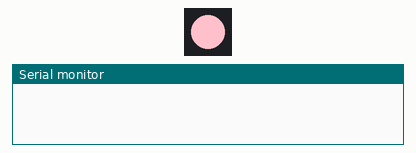
A sketch run on a simulated Arduino Uno, built with avr-gcc and run on an emulated ATmega328P. On the bench: 1 RGB LEDs in strip order, left to right, the last lines printed to the serial monitor.

Above: at 0.15 s.
At 9.45 s:
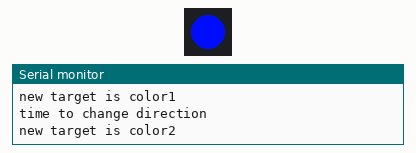
At 18.45 s:
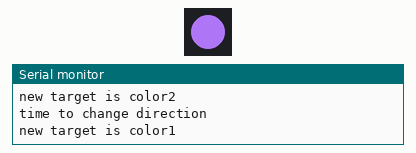
At 39.76 s:
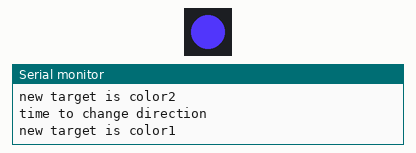
Timing chart, 0 to 40.0 s (numbered marks = the images above):
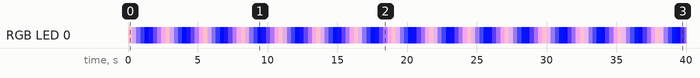

Measured:
- by itself, RGB LED 0: off → RGB(255, 192, 203) at 0.00 s, → RGB(189, 148, 214) 0.30 s later, → RGB(117, 100, 226) 0.30 s later, → RGB(51, 56, 237) 0.30 s later, … (134 changes in this stretch)

The sketch:

07_led_animations.ino
```cpp
/*
   The following code demonstrates how to create beautiful
	 asynchronous LEDs fading animations.

   STEPS:
   -make sure you connected your chainable LED
     to the right pin on your Seeeduino Lotus board

*/

#include <FastLED.h>

//connections
#define DATA_PIN 5
#define CLOCK_PIN 4

//how many leds
#define NUM_LEDS 1

//an array to hold the led data
CRGB leds[NUM_LEDS];

//we offer multiple types of animation
enum animationType{
  CROSSFADE,
  BLINK,
  RAINBOW,
  NONE
};

// asynchronous fading
int fadeDuration=0;
long lastLedUpdateTime = 0;
int fadeSteps = 0;
long fadeUpdateInterval=0;

int red_direction=1;
int green_direction=1;
int blue_direction=1;

int red_amount;
int green_amount;
int blue_amount;

int fadeAmount;
// int fadeMax = 255;
// int fadeMin = 0;
// float fadeAmountXStep = (fadeMax - fadeMin) / fadeSteps;
// float brightness;

animationType animation=NONE;

// placeholders to save the colors to crossfade between
CRGB currentColor;
CRGB targetColor;
CRGB color1;
CRGB color2;

// the trusty setup function
void setup() {
  FastLED.addLeds<P9813, DATA_PIN, CLOCK_PIN, RGB>(leds, NUM_LEDS);
  initCrossFadeAnimation(CRGB::Pink,CRGB::Blue, 1000, 40);
  Serial.begin(9600);
}

void loop() {
  //initCrossFadeAnimation(CRGB::Pink,CRGB::Blue, 5000, 40);
  updateLeds();
  // Serial.print(currentColor.red);
  // Serial.print(currentColor.green);
  // Serial.println(currentColor.blue);

  //delay(100);
}

void initCrossFadeAnimation(CRGB color_1,CRGB color_2, int fadeDuration, int fadeSteps){
  animation=CROSSFADE;
  color1=color_1;
  color2=color_2;

  fadeDuration=fadeDuration;
  fadeSteps=fadeSteps;
  fadeUpdateInterval=fadeDuration/fadeSteps;
  targetColor=color_2;
  currentColor=color_1;

  red_amount=abs(color1.red-color2.red)/fadeSteps;
  green_amount=abs(color1.green-color2.green)/fadeSteps;
  blue_amount=abs(color1.blue-color2.blue)/fadeSteps;

  recalcDirections();
}


void recalcDirections(){
  if (currentColor.red-targetColor.red>0){
    red_direction=-1;
  }else{
    red_direction=1;
  }
  if (currentColor.green-targetColor.green>0){
    green_direction=-1;
  } else{
    green_direction=1;
  }
  if (currentColor.blue-targetColor.blue>0){
    blue_direction=-1;
  } else{
    blue_direction=1;
  }
}


void updateLeds(){
  if (millis() - lastLedUpdateTime > fadeUpdateInterval) {

    switch (animation) {
      case NONE:
      break;

      case CROSSFADE:
      fadeTowardColor();
      break;

    }
    lastLedUpdateTime=millis();
  }

  leds[0]=currentColor;
  FastLED.show();
}


// Blend one CRGB color toward another CRGB color by a given amount.
// Blending is linear, and done in the RGB color space.

void fadeTowardColor(){

  if (targetColor==currentColor){
    Serial.println("time to change direction");

    if (targetColor==color1){
      Serial.println("new target is color2");
      targetColor=color2;
    }else if(targetColor==color2){
      targetColor=color1;
      Serial.println("new target is color1");
    }else{
      Serial.println("dunno");
    }

    recalcDirections();

  }

  CRGB newColor;
  int newRed=currentColor.red+(red_amount*red_direction);
  int newGreen=currentColor.green+(green_amount*green_direction);
  int newBlue=currentColor.blue+(blue_amount*blue_direction);

  newRed=constrain(newRed,min(color1.red,color2.red),max(color1.red,color2.red));
  newGreen=constrain(newGreen,min(color1.green,color2.green),max(color1.green,color2.green));
  newBlue=constrain(newBlue,min(color1.blue,color2.blue),max(color1.blue,color2.blue) );

  newColor.red=newRed;
  newColor.green=newGreen;
  newColor.blue=newBlue;

  currentColor= newColor;
}
```
